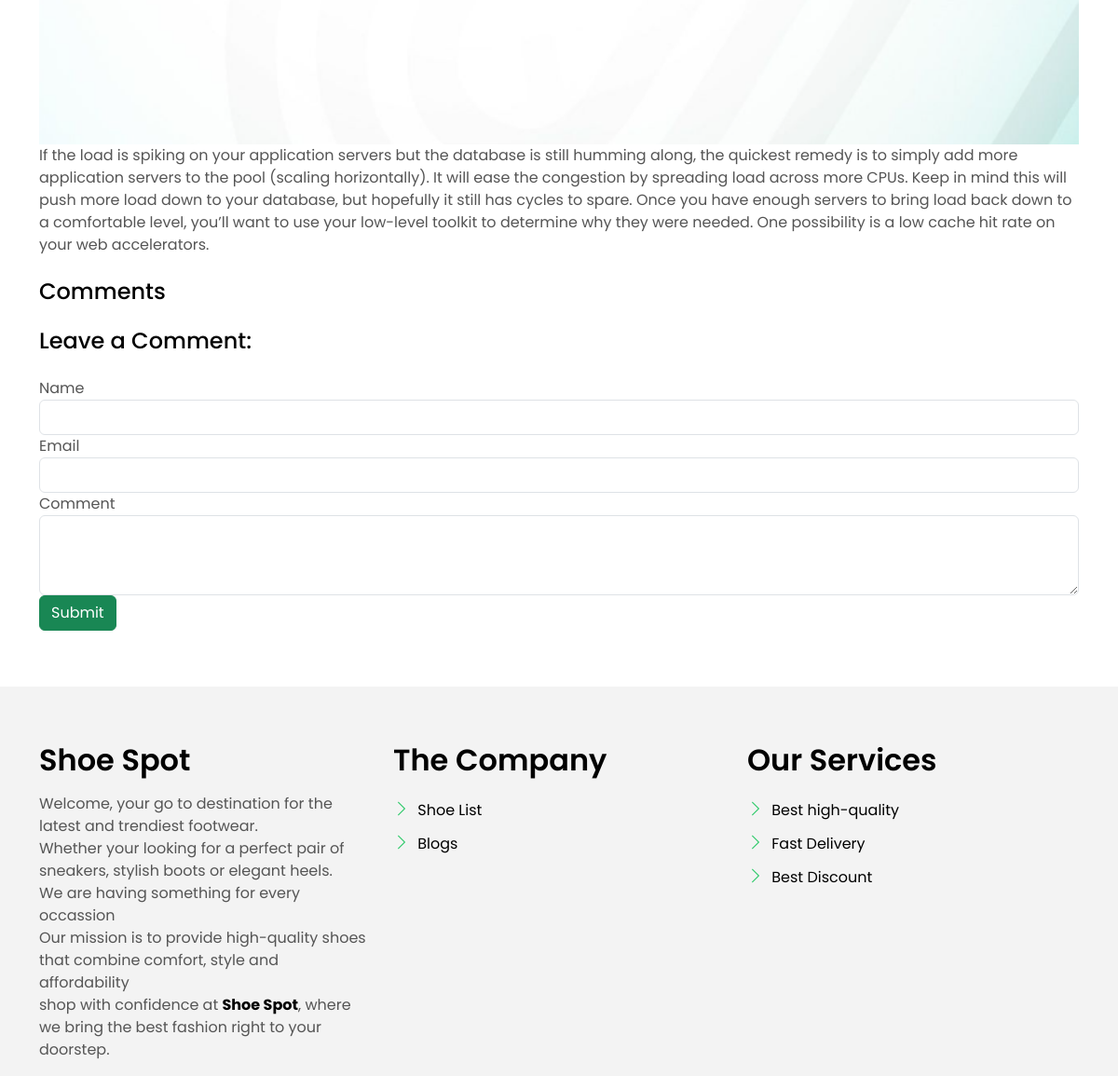
The page /blog/how-to-make-sports-shoes/ (lower part) on the database as committed earlier.
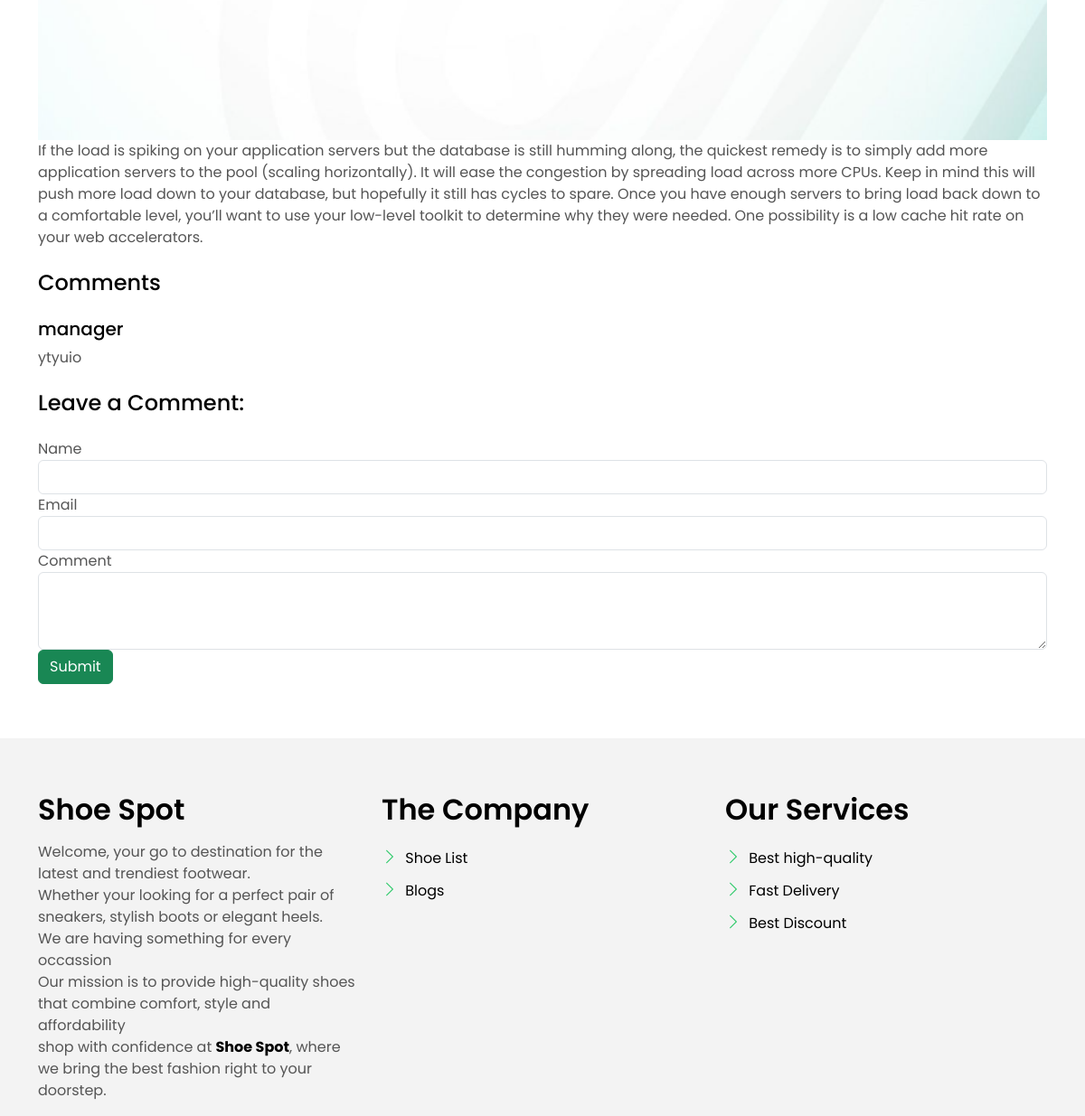
The same page on the database as committed later.
### blog/models.py (models this page shows, shortened)
class Comment(AbstractBaseModel):
    post = models.ForeignKey(BlogPost, on_delete=models.CASCADE, related_name='comments')
    name = models.CharField(max_length=100)
    email = models.EmailField()
    content = models.TextField()

### blog/views.py (the view)
# urls.py: path('blog/<slug:slug>/', blog_detail_view, name='blog-detail'),
def blog_detail_view(request, slug):
    post = get_object_or_404(BlogPost, slug=slug)
    comments = post.comments.all()
    if request.method == "POST":
        name = request.POST["name"]
        email = request.POST["email"]
        content = request.POST["content"]
        Comment.objects.create(post=post, name=name, email=email, content=content)
        return HttpResponseRedirect(reverse("blog:blog-detail", args=[slug]))
    return render(request, "blog/blog-detail.html", {"post": post, "comments": comments})

### templates/blog/blog-detail.html (shortened to what this page needs)
{% extends 'main.html' %}
{% block content %}
<br><br><br><br><br><br>
<div class="container">
    {% if post.featured_image %}
    <img class="card-img-top img-a img-fluid" src="{{ post.featured_image.url }}" alt="{{ post.title }}">
    {% endif %}
    <p>{{ post.content }}</p>
    <h4 class="my-4">Comments</h4>
    {% for comment in comments %}
    <div class="media mb-4">
        <div class="media-body">
            <h5 class="mt-0">{{ comment.name }}</h5>
            {{ comment.content }}
        </div>
    </div>
    {% endfor %}
    <h4 class="my-4">Leave a Comment:</h4>
    <form method="post">
        <div class="form-group">
            <label for="name">Name</label>
            <input type="text" class="form-control" id="name" name="name" required>
        </div>
        <div class="form-group">
            <label for="email">Email</label>
            <input type="email" class="form-control" id="email" name="email" required>
        </div>
        <div class="form-group">
            <label for="content">Comment</label>
            <textarea class="form-control" id="content" name="content" rows="3" required></textarea>
        </div>
        <button type="submit" class="btn btn-success">Submit</button>
    </form>
</div>
{% endblock %}

Rows that differ between the two databases and show on the page:
added Comment: name "manager", content "ytyuio"
